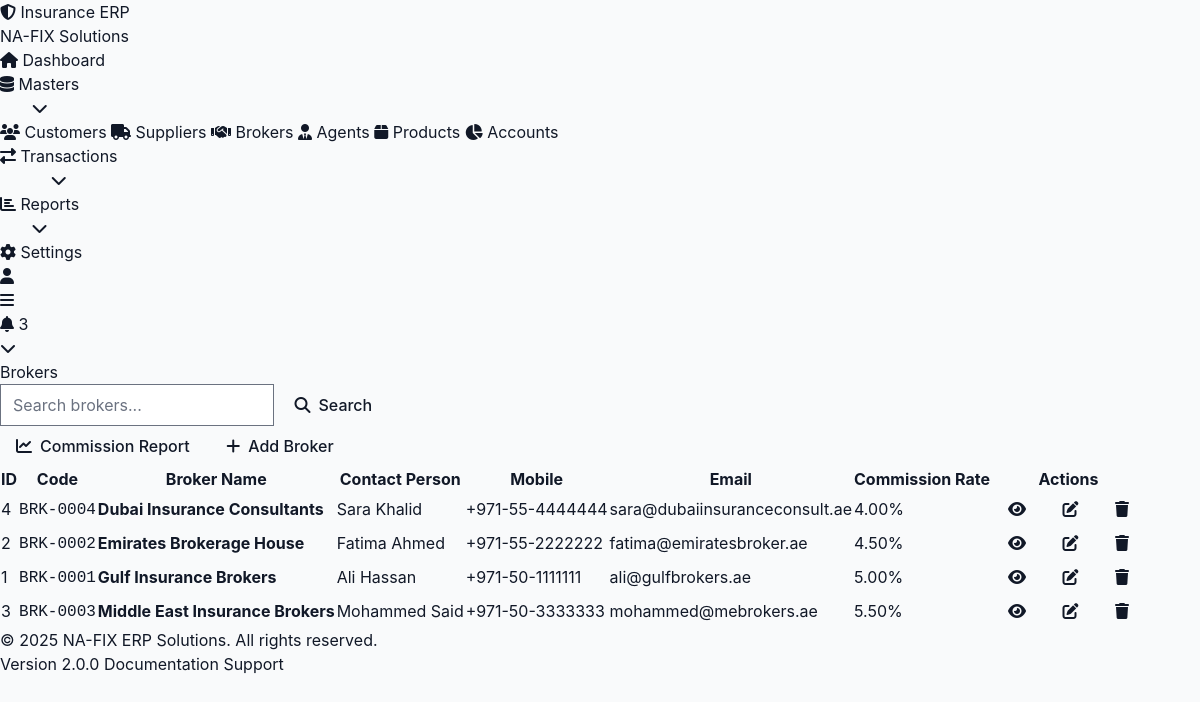
Page /index.php/brokers on the committed database.
### tables this page shows
CREATE TABLE IF NOT EXISTS `broker` (
  `broker_id` int(11) NOT NULL AUTO_INCREMENT,
  `broker_code` varchar(50) DEFAULT NULL,
  `broker_name` varchar(255) NOT NULL,
  `contact_person` varchar(255) DEFAULT NULL,
  `mobile` varchar(20) NOT NULL,
  `email` varchar(100) DEFAULT NULL,
  `address` text,
  `commission_rate` decimal(5,2) DEFAULT 0.00,
  `status` tinyint(1) DEFAULT 1,
  PRIMARY KEY (`broker_id`),
  UNIQUE KEY `broker_code` (`broker_code`)
);

### application/controllers/Brokers.php (called while the page is built, shortened)
<?php
class Brokers extends CI_Controller {
    public function __construct() {
        $this->load->model('Broker_model');
    }
    public function index() {
        $page = $this->input->get('page') ?? 1;
        $search = $this->input->get('search') ?? '';
        $result = $this->Broker_model->get_paginated(25, $page, $search);
        $data = [
            'page_title' => 'Brokers',
            'brokers' => $result->data,
            'pagination' => $result,
            'search' => $search,
            'main_content' => 'brokers/index'
        ];
        $this->load->view('templates/modern_layout', $data);
    }
}

### index.php (called while the page is built, shortened)
<?php
require_once BASEPATH.'core/CodeIgniter.php';

### application/models/Broker_model.php (called while the page is built, shortened)
<?php
class Broker_model extends MY_Model {
    protected $table = 'broker';
    public function get_paginated($per_page = 25, $page = 1, $search = '') {
        $offset = ($page - 1) * $per_page;
        $this->db->select('*');
        $this->db->from($this->table);
        $total = $this->db->count_all_results('', false);
        $this->db->limit($per_page, $offset);
        $this->db->order_by('broker_name', 'ASC');
        $data = $this->db->get()->result();
        return (object) [
            'data' => $data,
            'total' => $total,
            'per_page' => $per_page,
            'current_page' => $page,
            'total_pages' => ceil($total / $per_page)
        ];
    }
}

### application/views/brokers/index.php (the view, shortened to what this page needs)
<div class="flex justify-between items-center mb-6">
    <div class="flex gap-4">
        <form method="get" action="<?php echo base_url('brokers'); ?>" class="flex gap-2">
            <input type="text"
                   name="search"
                   value="<?php echo htmlspecialchars($search); ?>"
                   placeholder="Search brokers..."
                   class="px-4 py-2 border border-gray-300 rounded-lg focus:ring-2 focus:ring-primary-500">
            <button type="submit" class="btn btn-secondary">
                <i class="fas fa-search"></i> Search
            </button>
        </form>
    </div>
    <div class="flex gap-2">
        <a href="<?php echo base_url('brokers/commission_report'); ?>" class="btn btn-secondary">
            <i class="fas fa-chart-line"></i> Commission Report
        </a>
        <a href="<?php echo base_url('brokers/add'); ?>" class="btn btn-primary">
            <i class="fas fa-plus"></i> Add Broker
        </a>
    </div>
</div>
<div class="overflow-x-auto">
        <?php if (empty($brokers)): ?>
            <tr>
                <td colspan="8" class="text-center py-8 text-gray-500">
                    <i class="fas fa-users text-4xl mb-2"></i>
                    <p>No brokers found</p>
                </td>
            </tr>
        <?php else: ?>
            <?php foreach ($brokers as $broker): ?>
                <tr>
                    <td><?php echo $broker->broker_id; ?></td>
                    <td><code class="text-sm"><?php echo htmlspecialchars($broker->broker_code ?? 'N/A'); ?></code></td>
                    <td><strong><?php echo htmlspecialchars($broker->broker_name); ?></strong></td>
                    <td><?php echo htmlspecialchars($broker->contact_person ?? 'N/A'); ?></td>
                    <td><?php echo htmlspecialchars($broker->mobile); ?></td>
                    <td><?php echo htmlspecialchars($broker->email ?? 'N/A'); ?></td>
                    <td><span class="badge badge-success"><?php echo number_format($broker->commission_rate ?? 0, 2); ?>%</span></td>
                    <td>
                        <div class="flex gap-2">
                            <a href="<?php echo base_url('brokers/view/' . $broker->broker_id); ?>"
                               class="btn btn-sm btn-info" title="View">
                                <i class="fas fa-eye"></i>
                            </a>
                            <a href="<?php echo base_url('brokers/edit/' . $broker->broker_id); ?>"
                               class="btn btn-sm btn-primary" title="Edit">
                                <i class="fas fa-edit"></i>
                            </a>
                            <button onclick="confirmDelete(<?php echo $broker->broker_id; ?>)"
                                    class="btn btn-sm btn-danger" title="Delete">
                                <i class="fas fa-trash"></i>
                            </button>
                        </div>
                    </td>
                </tr>
            <?php endforeach; ?>
        <?php endif; ?>
</div>

### rows in the picture
broker: broker_id "4", broker_code "BRK-0004", broker_name "Dubai Insurance Consultants", contact_person "Sara Khalid", mobile "+971-55-4444444", email "sara@dubaiinsuranceconsult.ae", commission_rate "4.00"
broker: broker_id "2", broker_code "BRK-0002", broker_name "Emirates Brokerage House", contact_person "Fatima Ahmed", mobile "+971-55-2222222", email "fatima@emiratesbroker.ae", commission_rate "4.50"
broker: broker_id "1", broker_code "BRK-0001", broker_name "Gulf Insurance Brokers", contact_person "Ali Hassan", mobile "+971-50-1111111", email "ali@gulfbrokers.ae", commission_rate "5.00"
broker: broker_id "3", broker_code "BRK-0003", broker_name "Middle East Insurance Brokers", contact_person "Mohammed Said", mobile "+971-50-3333333", email "mohammed@mebrokers.ae", commission_rate "5.50"

### other values in the picture
$title "Brokers"
$header "ID"
$header "Code"
$header "Broker Name"
$header "Contact Person"
$header "Mobile"
$header "Email"
$header "Commission Rate"
$header "Actions"
